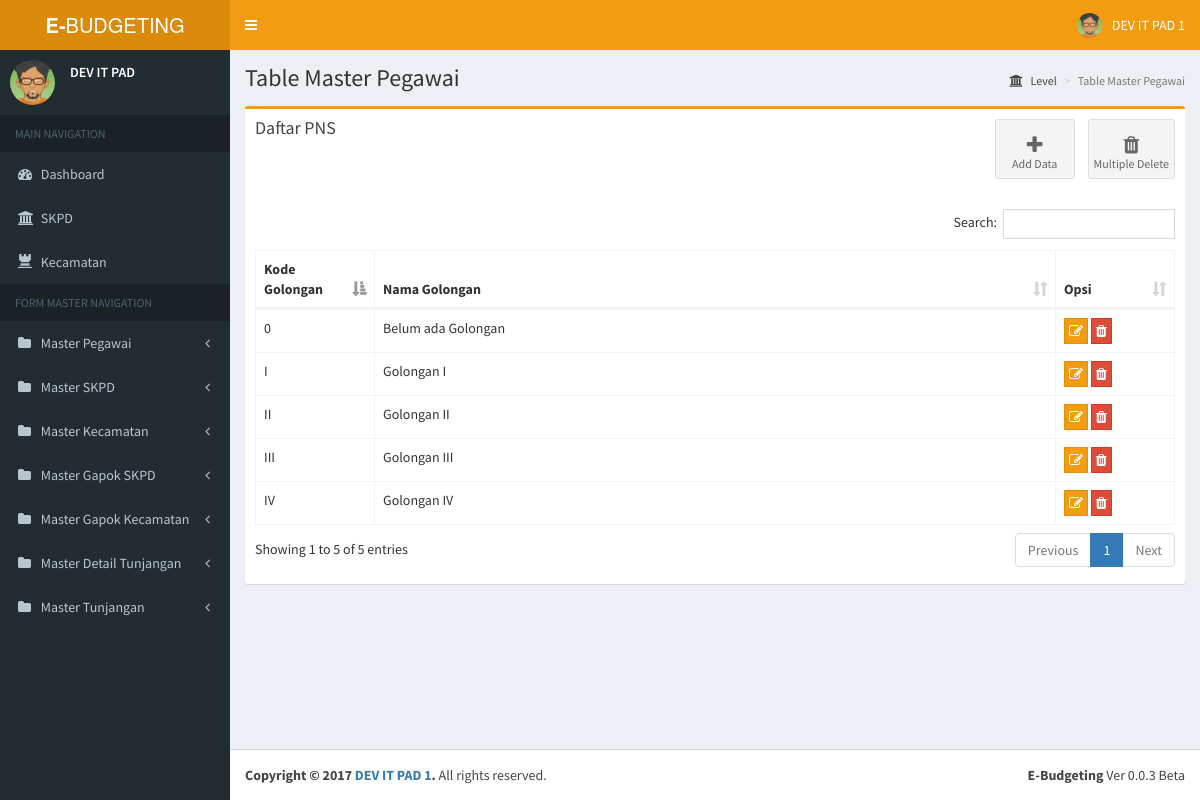
/home.php?page=table_master_golongan, run on the app's committed database.
### tables this page shows
CREATE TABLE `golongan` (
  `kd_golongan` varchar(10) NOT NULL,
  `nama_golongan` varchar(20) DEFAULT NULL,
  PRIMARY KEY (`kd_golongan`)
);

### page/form_master/master_golongan/table_master_golongan.php (the view, shortened to what this page needs)
<section class="content-header">
  <h1>
    Table Master Pegawai
  </h1>
  <ol class="breadcrumb">
    <li><a href="#"><i class="fa fa-institution"></i> Level</a></li>
    <li class="active">Table Master Pegawai</li>
  </ol>
</section>
<section class="content container-fluid">
	      <div class="row">
	        <div class="col-xs-12">
	          <div class="box box-warning">
	            <div class="box-header">
	            	<div class="row">
	            		<div class="col-sm-6">
	            			<h3 class="box-title">Daftar PNS </h3>
	            		</div>
	            		<div class="col-sm-6">
	            		<div class=" pull-right">
	            			<a class="btn btn-app" href="?page=form_master_golongan">
								<i class="fa fa-plus"></i> Add Data
						    </a>
						    <a class="btn btn-app" data-toggle='modal' data-target='#modal-delete-multiple' style="cursor: pointer;">
								<i class="fa fa-trash"></i> Multiple Delete
						    </a>
						</div>
	            		</div>
	            	</div>
	            </div>
	            <div class="box-body">
	              <table id="bpkd-table" class="table table-bordered table-hover">
	                <thead>
	                <tr>
	                  <th width="80px">Kode Golongan</th>
	                  <th>Nama Golongan</th>
	                  <th width="80px">Opsi</th>
	                </tr>
	                </thead>
	                <tbody>
	            <?php
          				$result = mysqli_query($con,"SELECT * FROM golongan");
          				while($row = mysqli_fetch_array($result))
          				{
          				?>
          				<tr class='default'>
          					<td><?php echo $row[0]; ?></td>
          					<td><?php echo $row[1]; ?></td>
          					<td>
          	                  	<button type='button' data-toggle='modal' data-target='#modal-edit' class='btn btn-warning btn-flat' style='padding:0;padding:2px 4px;'><i class='fa fa-edit'></i></button>
          	                  	<button type='button' data-toggle='modal' data-target='#modal-delete' class='btn btn-danger  btn-flat' style='padding:0;padding:2px 4px;'><i class='fa fa-trash'></i></button>
          	                </td>
          			</tr>
          			<?php
          				}
          			?>
	              </table>
	            </div>
	          </div>
	        </div>
	    </div>
</section>

### data on the page
golongan: kd_golongan "0", nama_golongan "Belum ada Golongan"
golongan: kd_golongan "I", nama_golongan "Golongan I"
golongan: kd_golongan "II", nama_golongan "Golongan II"
golongan: kd_golongan "III", nama_golongan "Golongan III"
golongan: kd_golongan "IV", nama_golongan "Golongan IV"
